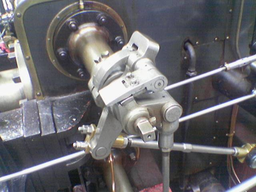
#> input picture valve1.png, 256 x 192 px, shrunk from 600 x 450 before the run
$ python filter.py
#> lines starting #> are read from the running program, lines starting #| are printed output that depends on the picture
import numpy as np
import math
import cv2

def kernel_x(image, i, j):
    kernel = [
        [1, 0, -1],
        [2, 0, -2],
        [1, 0, -1],
    ]
    gx = kernel[0][0] * image[i - 1][j - 1] + \
         kernel[1][0] * image[i][j - 1] + \
         kernel[2][0] * image[i + 1][j - 1] + \
         kernel[0][1] * image[i - 1][j] + \
         kernel[1][1] * image[i][j] + \
         kernel[2][1] * image[i + 1][j] + \
         kernel[0][2] * image[i - 1][j + 1] + \
         kernel[1][2] * image[i][j + 1] + \
         kernel[2][2] * image[i + 1][j + 1]
    return gx


def kernel_y(image, i, j):
    kernel = [
        [1, 2, 1],
        [0, 0, 0],
        [-1, -2, -1],
    ]
    gy = kernel[0][0] * image[i - 1][j - 1] + \
         kernel[0][1] * image[i - 1][j] + \
         kernel[0][2] * image[i - 1][j + 1] + \
         kernel[1][0] * image[i][j - 1] + \
         kernel[1][1] * image[i][j] + \
         kernel[1][2] * image[i][j + 1] + \
         kernel[2][0] * image[i + 1][j - 1] + \
         kernel[2][1] * image[i + 1][j] + \
         kernel[2][2] * image[i + 1][j + 1]
    return gy

def gradient(gx, gy):
    return math.sqrt(gx ** 2 + gy ** 2)

def truncate_pixel(pixel):
    if pixel > 255:
        return 255
    if pixel < 0:
        return 0
    return pixel

def flatten(l):
    return [item for sublist in l for item in sublist]

def sobel_filter(in_dir, out_dir):
#> called with in_dir = 'valve1.png', out_dir = 'sobel_valve.png'
    base_image = cv2.cvtColor(cv2.imread(in_dir), cv2.COLOR_BGR2GRAY)
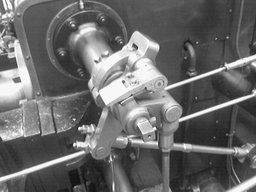
#> base_image: shape (192, 256); min 17, max 255, mean 105.7
    copy_image_gx = np.copy(base_image)
    copy_image_gy = np.copy(base_image)
    copy_image_g = np.copy(base_image)
    size = base_image.shape
#> size = (192, 256)
    for i in range(1, size[0] - 1):
        for j in range(1, size[1] - 1):
            gx = kernel_x(base_image, i, j)
            gy = kernel_y(base_image, i, j)
            copy_image_gx[i][j] = truncate_pixel(gx)
            copy_image_gy[i][j] = truncate_pixel(gy)
            copy_image_g[i][j] = truncate_pixel(gradient(gx, gy))
#> this loop made 190 passes
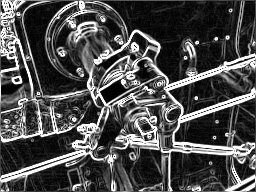
#> copy_image_g: shape (192, 256); min 0, max 255, mean 76.8
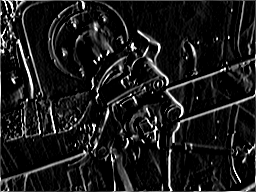
#> copy_image_gx: shape (192, 256); min 0, max 255, mean 26.7
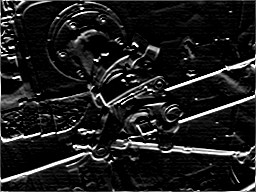
#> copy_image_gy: shape (192, 256); min 0, max 255, mean 28.9
    return {'g': copy_image_g, 'gx': copy_image_gx, 'gy': copy_image_gy}

img = sobel_filter('valve1.png', 'sobel_valve.png')
img_g = cv2.cvtColor(img['g'], cv2.COLOR_GRAY2RGB)
img_gx = cv2.cvtColor(img['gx'], cv2.COLOR_GRAY2RGB)
img_gy = cv2.cvtColor(img['gy'], cv2.COLOR_GRAY2RGB)
cv2.imwrite('valve_g.ppm', img_g)
cv2.imwrite('valve_gx.ppm', img_gx)
cv2.imwrite('valve_gy.ppm', img_gy)
